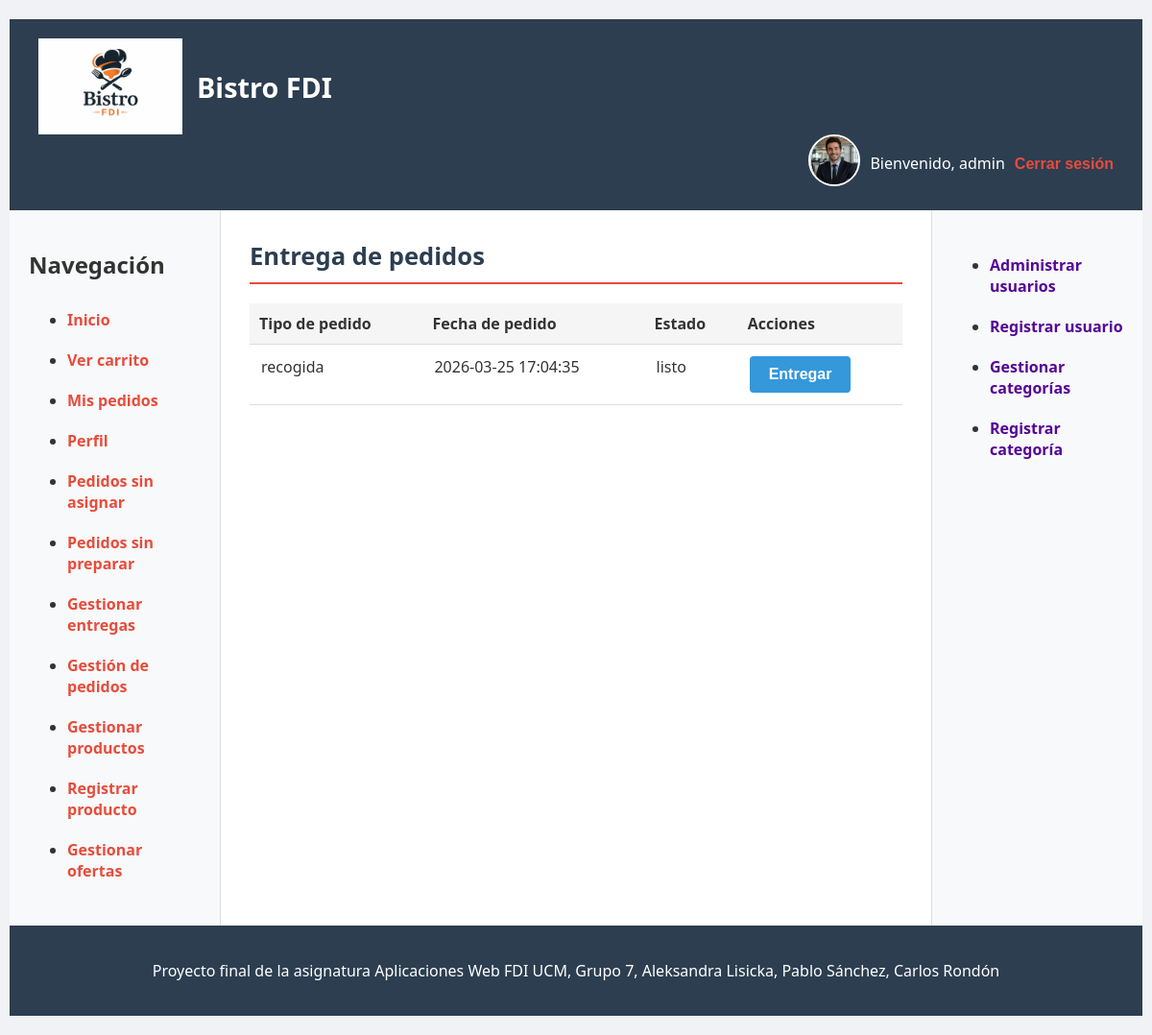
/usuarios/camarero/gestionarEntregas.php (signed in), run on the app's committed database.
### tables this page shows
CREATE TABLE `pedidos` (
  `id` int(11) NOT NULL AUTO_INCREMENT,
  `usuario_id` int(11) DEFAULT NULL,
  `estado` enum('nuevo','pendiente','preparando','cocinando','listo','entregado','cancelado') DEFAULT 'nuevo',
  `tipo` enum('domicilio','recogida') NOT NULL,
  `fechaPedido` datetime DEFAULT current_timestamp(),
  `total` decimal(10,2) NOT NULL DEFAULT 0,
  `subtotalSinDescuento` decimal(10,2) NOT NULL DEFAULT 0,
  `descuentoAplicado` decimal(10,2) NOT NULL DEFAULT 0,
  `cocinero_id` int(11) DEFAULT NULL,
  `activo` tinyint(1) NOT NULL DEFAULT 1,
  PRIMARY KEY (`id`),
  KEY `usuario_id` (`usuario_id`),
  KEY `cocinero_id` (`cocinero_id`),
  CONSTRAINT `fk_pedidos_usuario`
    FOREIGN KEY (`usuario_id`) REFERENCES `usuarios` (`id`) ON DELETE SET NULL,
  CONSTRAINT `fk_pedidos_cocinero`
    FOREIGN KEY (`cocinero_id`) REFERENCES `usuarios` (`id`) ON DELETE SET NULL
);

### includes/clases/pedidos/Pedido.php (called while the page is built, shortened)
<?php
class Pedido {
    private $estado;
    private $fechaPedido;
    private $tipo;
    public function __construct($id, $usuario_id, $estado, $fechaPedido, $tipo, $total, $cocinero_id) {
        $this->estado = $estado ?? 'nuevo';
        $this->fechaPedido = $fechaPedido;
        $this->tipo = $tipo;
    }
    public function getFechaPedido() {
        return $this->fechaPedido;
    }
    public function getTipo() {
        return $this->tipo;
    }
    public function getEstadoPedido() {
        return $this->estado;
    }
    public static function pedidosListosEntrega() {
        $conn = Aplicacion::getInstance()->getConexionBd();
        $query = "SELECT * FROM pedidos WHERE estado = 'listo' AND activo = 1";
        $rs = $conn->query($query);
        if ($rs && $rs->num_rows > 0) {
            $pedidos = [];
            while ($fila = $rs->fetch_assoc()) {
                $pedidos[] = new Pedido(
                    $fila['id'],
                    null,
                    $fila['estado'],
                    $fila['fechaPedido'],
                    $fila['tipo'],
                    null,
                    $fila['cocinero_id']
                );
            }
            return $pedidos;
        }
        return null;
    }
}

### includes/clases/pedidos/FormularioEntregaPedido.php (the view, shortened to what this page needs)
<?php
class FormularioEntregaPedido extends Formulario
{
    protected function generaCamposFormulario(&$datos){
        $pedidosEntrega = Pedido::pedidosListosEntrega();
        $filas = '';
        if (!empty($pedidosEntrega) && is_array($pedidosEntrega)) {
            foreach ($pedidosEntrega as $p) {
                $filas .= "<tr>
                    <td>{$p->getTipo()}</td>
                    <td>{$p->getFechaPedido()}</td>
                    <td>{$p->getEstadoPedido()}</td>
                    <td>
                        <div>
                            <button type='submit'>Entregar</button>
                            <input type='hidden' name='idPedido' value='{$p->getPedidoId()}'>
                        </div>
                    </td>
                </tr>";
            }
        }
        if($filas === ''){
            $html = <<<EOF
                <p>No hay pedidos.</p>
            EOF;
        }
        else{
            $html = <<<EOF
                <div class="tabla-wrapper">
                    <table class="tabla-general">
                        <thead>
                            <tr>
                                <th>Tipo de pedido</th>
                                <th>Fecha de pedido</th>
                                <th>Estado</th>
                                <th>Acciones</th>
                            </tr>
                        </thead>
                        <tbody>
                            $filas
                        </tbody>
                    </table>
                </div>
            EOF;
        }
        return $html;
    }
}

### css/estilo.css (style rules this page uses)
body { background-color: #f0f2f5; font-family: Segoe UI, Roboto, Helvetica, Arial, sans-serif; margin: 0; padding: 20px 10px; color: #333; }
button, a.boton { border: none; border-radius: 4px; font-size: 1em; font-weight: bold; padding: 10px 20px; cursor: pointer; background-color: #3498db; color: white; text-align: center; text-decoration: none; display: inline-block; transition: background-color 0.3s; }
.tabla-wrapper { width: 100%; overflow-x: auto; }
.tabla-general { width: 100%; border-collapse: collapse; table-layout: auto; }
.tabla-general th { padding: 10px; background-color: #f5f5f5; text-align: left; white-space: nowrap; }
.tabla-general td { padding: 12px; background-color: #ffffff; vertical-align: top; }
.tabla-general th, .tabla-general td { border-bottom: 1px solid #ddd; }

### data on the page
pedidos: tipo "recogida", fechaPedido "2026-03-25 17:04:35", estado "listo"

### other printed values
$params['cabecera'] "Bistro FDI"
$nombreUsuario "admin"
